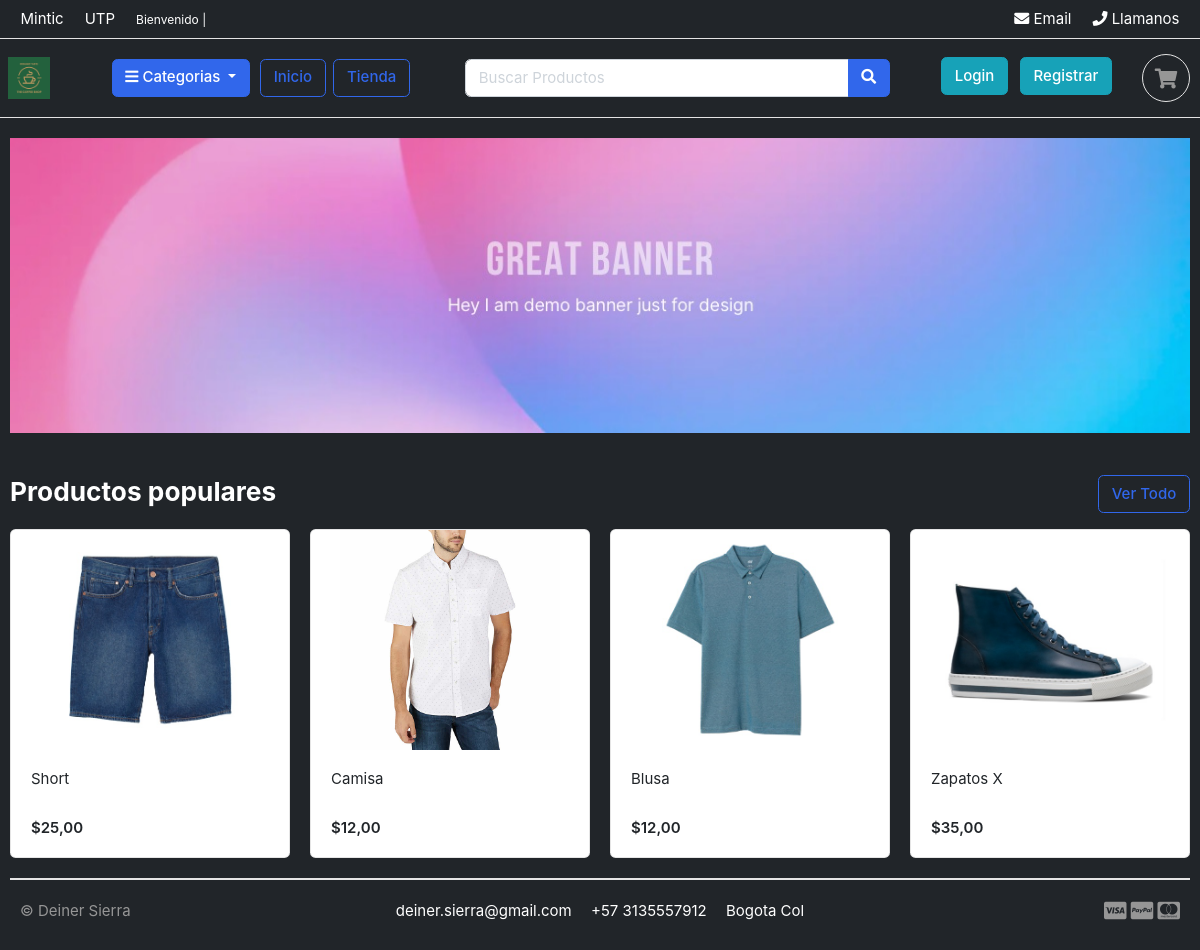
The page / on the database its author committed.
### tienda/models.py (models this page shows, shortened)
class Producto(models.Model):
    producto_nombre = models.CharField(max_length=200, unique=True)
    slug = models.CharField(max_length=200, unique=True)
    descripcion = models.TextField(max_length=500, unique=True)
    precio = models.DecimalField(max_digits=10, decimal_places=2)
    imagen = models.ImageField(upload_to='imagenes/productos')
    cantidad = models.IntegerField()
    disponible = models.BooleanField(default=True)
    categoria = models.ForeignKey(Categoria, on_delete=models.CASCADE)
    created_date = models.DateTimeField(auto_now_add=True)
    modified_date = models.DateTimeField(auto_now=True)
    def get_url(self):
        return reverse('tienda:detalle_producto', args=[self.categoria.slug, self.slug])

### bases/views.py (the view)
# urls.py: path('',views.home, name="home"),
def home(request):
    productos = Producto.objects.all().filter(disponible=True)
    contexto = {'productos': productos}
    return render(request,'bases/home.html', contexto)

### carro/context_processors.py (called while the page is built)
def counter(request):
    cart_count = 0
    try:
        cart = Carro.objects.filter(carro_id=_cart_id(request))
        if request.user.is_authenticated:
            cart_items = CarroItem.objects.all().filter(usuario=request.user)
        else:
            cart_items = CarroItem.objects.all().filter(carro=cart[:1])
        for cart_item in cart_items:
            cart_count += cart_item.cantidad
    except Carro.DoesNotExist:
        cart_count = 0
    return dict(cart_count=cart_count)

### carro/views.py (called while the page is built)
def _cart_id(request):
    cart = request.session.session_key
    if not cart:
        cart = request.session.create()
    return cart

### tienda/context_processors.py (called while the page is built)
def menu_links(request):
    links = Categoria.objects.all()
    return dict(links=links)

### bases/templates/bases/home.html (shortened to what this page needs)
{% extends 'base/base.html' %}
{% load static %}
{% block content %}
<div class="row">
    {% for producto in productos %}
    <div class="col-md-3">
        <div class="card card-product-grid">
            <a href="{{ producto.get_url }}" class="img-wrap"> <img src="{{ producto.imagen.url }}"> </a>
            <figcaption class="info-wrap">
                <a href="{{ producto.get_url }}"class="title">{{ producto.producto_nombre }}</a><br>
                <div class="price mt-1"><p>${{producto.precio}}</p></div>
            </figcaption>
        </div>
    </div>
    {% endfor %}
</div>
{% endblock %}

### static/base/css/ui.css (style rules this page uses)
html { font-family: "Inter", sans-serif; font-size: 15px; }
.img-wrap { text-align: center; display: block; }
.img-wrap img { max-width: 100%; }
p:last-child { margin-bottom: 0; }
[class*=card-product] a.title { color: #212529; display: block; }
[class*=card-product] p { margin-bottom: 0; }
[class*=card-product] .img-wrap { overflow: hidden; position: relative; }
[class*=card-product] .img-wrap img { height: 100%; max-width: 100%; width: auto; display: inline-block; -o-object-fit: cover; object-fit: cover; }
.card-product-grid { margin-bottom: 20px; }
.card-product-grid .img-wrap { border-radius: 0.2rem 0.2rem 0 0; height: 220px; }
.card-product-grid .info-wrap { overflow: hidden; padding: 18px 20px; }
.card .img-wrap { overflow: hidden; }
.price { font-weight: 600; color: #212529; }

### rows shown on the page
Producto: imagen (picture), producto_nombre "Short", precio "25,00"
Producto: imagen (picture), producto_nombre "Camisa", precio "12,00"
Producto: imagen (picture), producto_nombre "Blusa", precio "12,00"
Producto: imagen (picture), producto_nombre "Zapatos X", precio "35,00"
